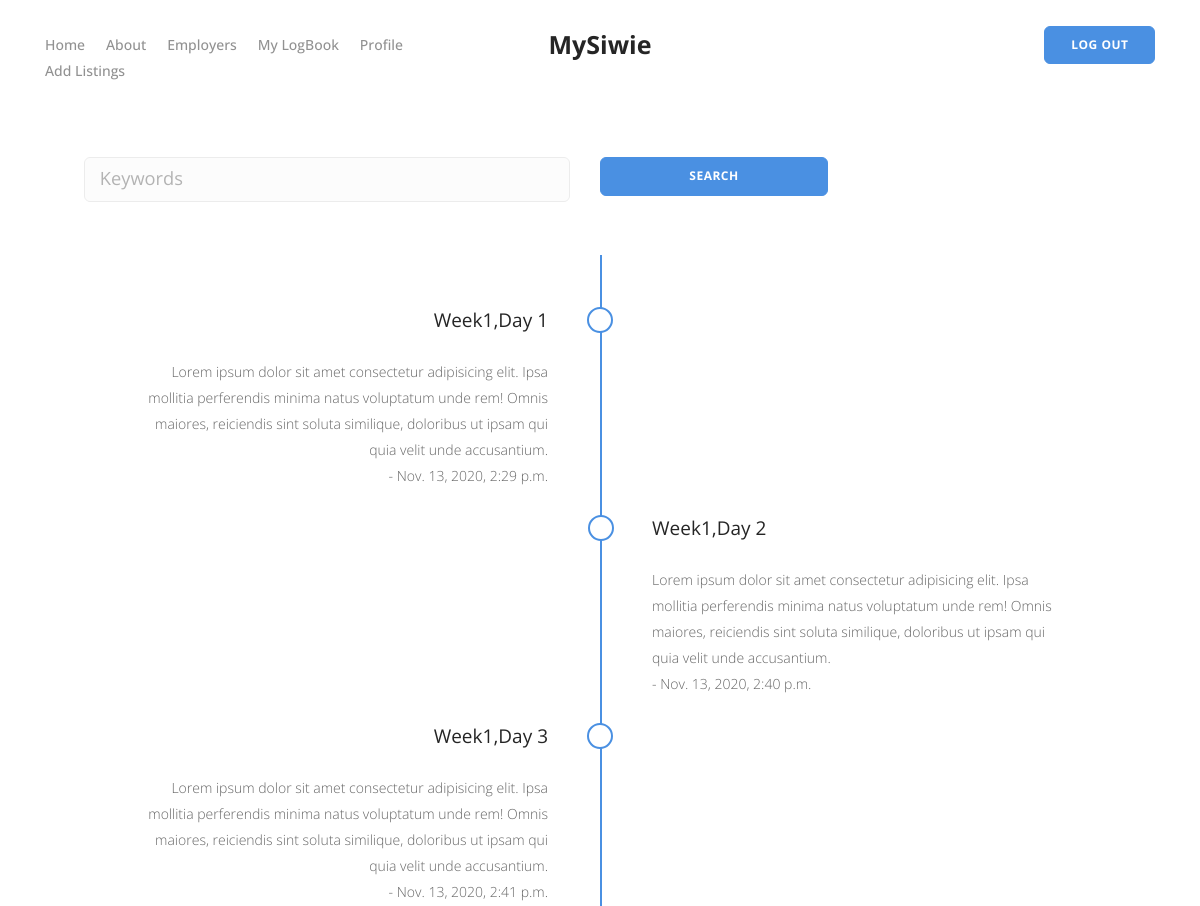
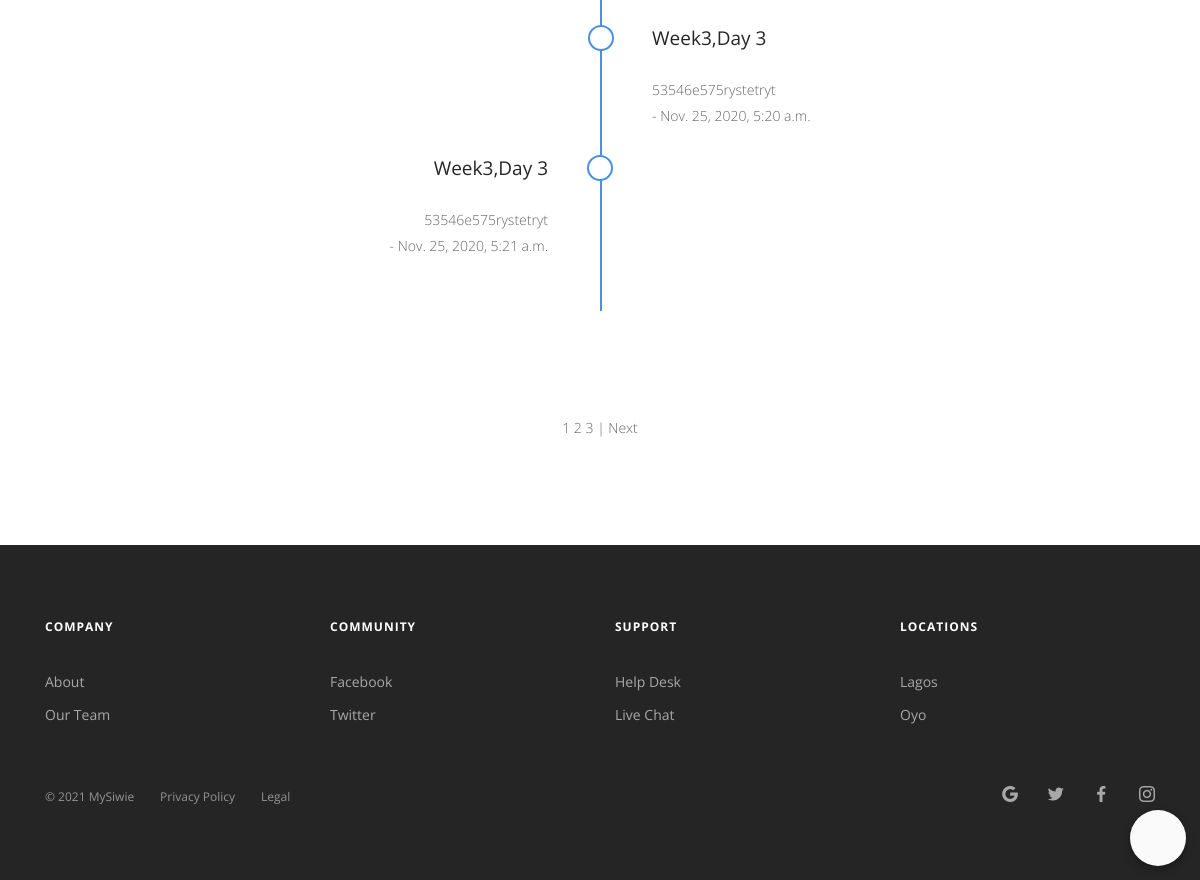
The page /dashboard/internship/e-logbook/ (signed in) on the database its author committed (2 pictures, top to bottom).
### siwieapp/models.py (models this page shows, shortened)
class Logbook(models.Model):
    user = models.ForeignKey(User, on_delete=models.CASCADE, default=True)
    week = models.ForeignKey(Week, on_delete=models.CASCADE)
    day = models.ForeignKey(Day, on_delete=models.CASCADE)
    log_details = models.CharField(max_length=224)
    date_posted = models.DateTimeField(auto_now_add=True)

class Week(models.Model):
    name = models.CharField(max_length=20)
    def __str__(self):
        return self.name

class Day(models.Model):
    name = models.CharField(max_length=20)
    def __str__(self):
        return self.name

### siwieapp/views.py (the view)
# urls.py: path('dashboard/internship/e-logbook/', views.Dashboard, name='dashboard'),
@login_required()
def Dashboard(request):
      log_user = request.user
      logbooks = Logbook.objects.filter(user = log_user)
      log_paginator = Paginator(logbooks, 5)
      page_num = request.GET.get('page')
      page = log_paginator.get_page(page_num)
      context = {'page':page,
                 'count': log_paginator.count}
      return render(request, 'dashboard.html', context)

### siwieapp/templates/dashboard.html (shortened to what this page needs)
{% extends 'index.html' %}
{% load static %}
{% block content%}
        <div class="main-container">
                <section class="height-10" style="padding:1em 0;">
                    <div class="container">
                        <div class="boxed boxed--lg bg--white text-left">
                                <form method="GET" action="{% url 'log_search' %}" class="form--horizontal row">
                                    <div class="col-md-6">
                                        <input type="text" name="keyword" value="{{request.get.keyword}}" id="id_keyword" placeholder="Keywords" />
                                    </div>
                                    <div class="col-md-3">
                                        <button type="submit" class="btn btn--primary type--uppercase">Search</button>
                                    </div>
                                </form>
                    </div>
                </section>
                <div class="container">
                    <h2>eLogbook</h2>
                    <div class="row justify-content-center">
                        <div class="col-md-10">
                            <div class="process-1">
                                {% for logbook in page.object_list%}
                                <div class="process__item">
                                    <a href="{% url 'log_single' logbook.id %}">
                                        <h4>Week{{logbook.week}},Day {{logbook.day}}</h4>
                                        <p>
                                            {{logbook.log_details}} <br>
                                            <span>- {{logbook.date_posted}}</span>
                                        </p>
                                    </a>
                                </div>
                                 {% endfor%}
                            </div>
                            <section>
                             <div class="page-links" align="center">
                                 {% for num in page.paginator.page_range %}
                                    {% if page.number == num%}
                               <a href="{% url 'dashboard'%}?page={{num}}">{{num}}</a>
                                {%elif num > page.number|add:'-3' and num < page.number|add:'3' %}
                                <a href="{% url 'dashboard'%}?page={{num}}">{{num}}</a>
                                {%endif%}
                                     {%endfor%}
                                 {% if page.has_next %}
                                 <a  href="{% url 'dashboard' %}?page= {{page.next_page_number}}"> | Next</a>
                                 {% endif %}
                                </div>
                            </section>
                        </div>
                    </div>
                </div>
        </div>
   {% endblock%}

### siwieapp/templates/dashboard.html (style rules this page uses)
a { color: #666666; font-weight: 0; text-decoration: none; font-weight: 1; }

### rows shown on the page
Logbook: week "1", day "1", log_details "Lorem ipsum dolor sit amet consectetur adipisicing elit. Ipsa mollitia perferendis minima natus voluptatum unde rem! Omnis maiores, reiciendis sint soluta similique, doloribus ut ipsam qui quia velit unde accusantium.", date_posted "Nov. 13, 2020, 2:29 p.m."
Logbook: week "1", day "2", log_details "Lorem ipsum dolor sit amet consectetur adipisicing elit. Ipsa mollitia perferendis minima natus voluptatum unde rem! Omnis maiores, reiciendis sint soluta similique, doloribus ut ipsam qui quia velit unde accusantium.", date_posted "Nov. 13, 2020, 2:40 p.m."
Logbook: week "1", day "3", log_details "Lorem ipsum dolor sit amet consectetur adipisicing elit. Ipsa mollitia perferendis minima natus voluptatum unde rem! Omnis maiores, reiciendis sint soluta similique, doloribus ut ipsam qui quia velit unde accusantium.", date_posted "Nov. 13, 2020, 2:41 p.m."
Logbook: week "3", day "3", log_details "53546e575rystetryt", date_posted "Nov. 25, 2020, 5:20 a.m."
Logbook: week "3", day "3", log_details "53546e575rystetryt", date_posted "Nov. 25, 2020, 5:21 a.m."

### other values the page prints
{{ num }} "1"
{{ num }} "2" "3"
